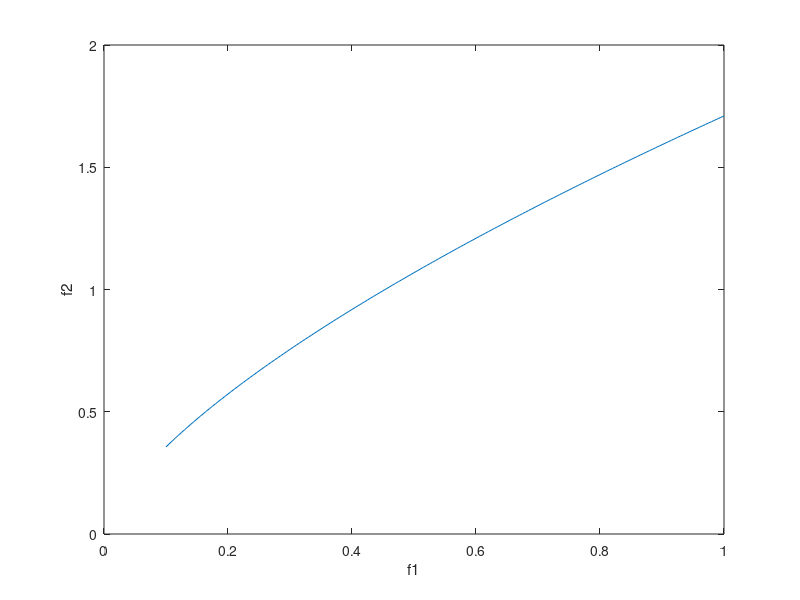

The MATLAB source for this figure:
clear all clcf1 = 0.1:0.005:1;f1cpy = f1;h = 0.01;f2 = zeros(1,length(f1));f3 = zeros(1,length(f1));x = 0:h:10;for i =  1:(length(x)-1)  f1k1 = h*(-f1.*f3);  f2k1 = h*f1;  f3k1 = h*f3;  f1k2 = h*(-(f1k1/2+f1).*(f3k1/2+f3));  f2k2 = h*(f1+f1k1/2);  f3k2 = h*(f2+f2k1/2);  f1k3 = h*(-(f1k2/2+f1).*(f3k2/2+f3));  f2k3 = h*(f1+f1k2/2);  f3k3 = h*(f2+f2k2/2);  f1k4 = h*(-(f1k3/2+f1).*(f3k3/2+f3));  f2k4 = h*(f1+f1k3/2);  f3k4 = h*(f2+f2k3/2);  f1 = f1 + f1k1/6 + f1k2/3 + f1k3/3 + f1k4/6;  f2 = f2 + f2k1/6 + f2k2/3 + f2k3/3 + f2k4/6;  f3 = f3 + f3k1/6 + f3k2/3 + f3k3/3 + f3k4/6;endforplot(f1cpy,f2);xlabel('f1');ylabel('f2');